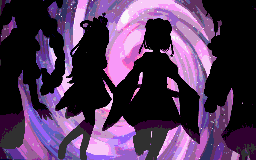

Rendered tile map (Tiled .tmx) drawn with the repository's tilesets; below, a short description and the full map source, tile grids included:
An orthogonal 32x20 tile map with 8x8 px tiles, 1 tile layer (Tile Layer 1).

<map version="1.10" tiledversion="1.11.2" orientation="orthogonal" renderorder="right-down" width="32" height="20" tilewidth="8" tileheight="8" infinite="0" nextlayerid="4" nextobjectid="1">
 <tileset firstgid="1" name="Rushia" tilewidth="8" tileheight="8" tilecount="640" columns="32">
  <image source="../Rushia.png" width="256" height="160" />
 </tileset>
 <layer id="1" name="Tile Layer 1" width="32" height="20">
  <data encoding="csv">
1,2,3,4,5,6,7,8,9,10,11,12,13,14,15,16,17,18,19,20,21,22,23,24,25,26,27,28,29,30,31,32,
33,34,35,36,37,38,39,40,41,42,43,44,45,46,47,48,49,50,51,52,53,54,55,56,57,58,59,60,61,62,63,64,
65,66,67,68,69,70,71,72,73,74,75,76,77,78,79,80,81,82,83,84,85,86,87,88,89,90,91,92,93,94,95,96,
97,98,99,100,101,102,103,104,105,106,107,108,109,110,111,112,113,114,115,116,117,118,119,120,121,122,123,124,125,126,127,128,
129,130,131,132,133,134,135,136,137,138,139,140,141,142,143,144,145,146,147,148,149,150,151,152,153,154,155,156,157,158,159,160,
161,162,163,164,165,166,167,168,169,170,171,172,173,174,175,176,177,178,179,180,181,182,183,184,185,186,187,188,189,190,191,192,
193,194,195,196,197,198,199,200,201,202,203,204,205,206,207,208,209,210,211,212,213,214,215,216,217,218,219,220,221,222,223,224,
225,226,227,228,229,230,231,232,233,234,235,236,237,238,239,240,241,242,243,244,245,246,247,248,249,250,251,252,253,254,255,256,
257,258,259,260,261,262,263,264,265,266,267,268,269,270,271,272,273,274,275,276,277,278,279,280,281,282,283,284,285,286,287,288,
289,290,291,292,293,294,295,296,297,298,299,300,301,302,303,304,305,306,307,308,309,310,311,312,313,314,315,316,317,318,319,320,
321,322,323,324,325,326,327,328,329,330,331,332,333,334,335,336,337,338,339,340,341,342,343,344,345,346,347,348,349,350,351,352,
353,354,355,356,357,358,359,360,361,362,363,364,365,366,367,368,369,370,371,372,373,374,375,376,377,378,379,380,381,382,383,384,
385,386,387,388,389,390,391,392,393,394,395,396,397,398,399,400,401,402,403,404,405,406,407,408,409,410,411,412,413,414,415,416,
417,418,419,420,421,422,423,424,425,426,427,428,429,430,431,432,433,434,435,436,437,438,439,440,441,442,443,444,445,446,447,448,
449,450,451,452,453,454,455,456,457,458,459,460,461,462,463,464,465,466,467,468,469,470,471,472,473,474,475,476,477,478,479,480,
481,482,483,484,485,486,487,488,489,490,491,492,493,494,495,496,497,498,499,500,501,502,503,504,505,506,507,508,509,510,511,512,
513,514,515,516,517,518,519,520,521,522,523,524,525,526,527,528,529,530,531,532,533,534,535,536,537,538,539,540,541,542,543,544,
545,546,547,548,549,550,551,552,553,554,555,556,557,558,559,560,561,562,563,564,565,566,567,568,569,570,571,572,573,574,575,576,
577,578,579,580,581,582,583,584,585,586,587,588,589,590,591,592,593,594,595,596,597,598,599,600,601,602,603,604,605,606,607,608,
609,610,611,612,613,614,615,616,617,618,619,620,621,622,623,624,625,626,627,628,629,630,631,632,633,634,635,636,637,638,639,640
</data>
 </layer>
</map>
